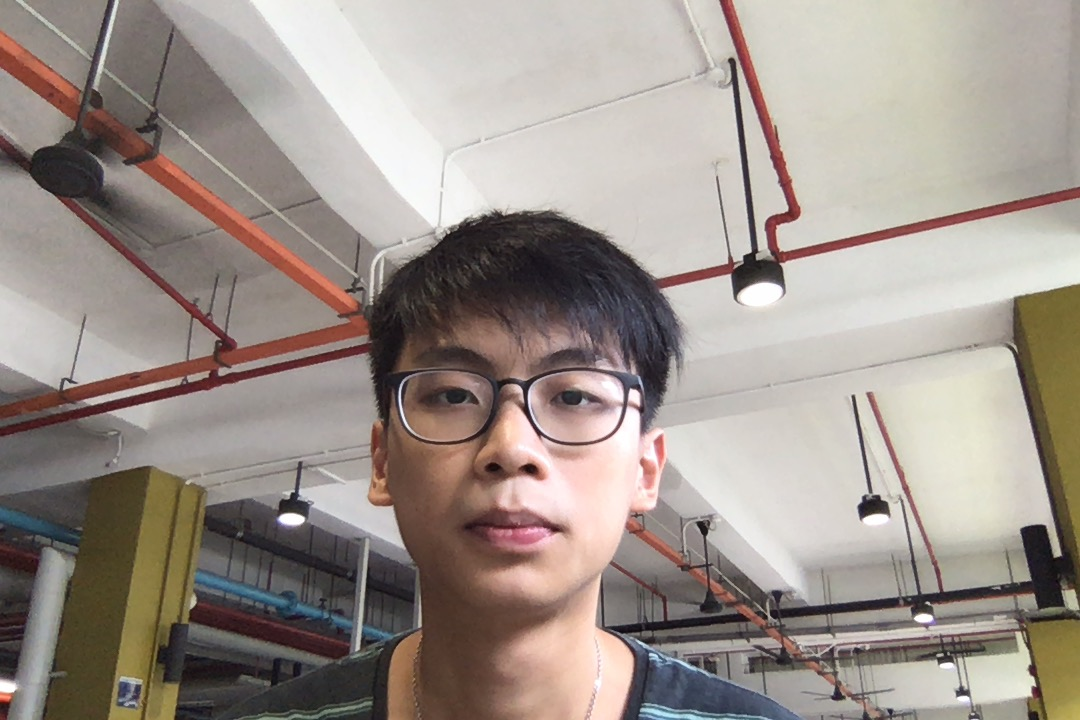
//> input picture data/Photo on 2-4-20 at 1.55 PM.jpg, 1080 x 720 px, given in place of the camera
$ ./faceDet   (built with g++ and OpenCV 4)
//> lines starting //> are read from the running program, lines starting //| are printed output that depends on the picture; after the words box and inside, x2 and y2 are one past the last pixel; in counts of white or black regions, pixels touching at a corner belong together
#include "opencv2/objdetect/objdetect.hpp"
#include "opencv2/highgui/highgui.hpp"
#include "opencv2/imgproc/imgproc.hpp"

#include <iostream>
#include <stdio.h>

using namespace std;
using namespace cv;

// Function Headers
cv::Mat detectAndDisplay(Mat frame);

// Global variables
// Copy this file from opencv/data/haarscascades to target folder
string face_cascade_name = "/home/zh/faceDetection/haarcascade_frontalface_alt.xml";
CascadeClassifier face_cascade;
string window_name = "Capture - Face detection";
int filenumber; // Number of file to be saved
string filename;

// Function main
int main(void)
{
    VideoCapture capture(0);

    if (!capture.isOpened())  // check if we succeeded
        return -1;

    // Load the cascade
    if (!face_cascade.load(face_cascade_name))
    {
        printf("--(!)Error loading\n");
        return (-1);
    };

    // Read the video stream
    Mat frame;

    for (;;)
    {
        capture >> frame;
//> frame is the input picture: 720 rows x 1080 cols, CV_8UC3; mean B, G, R 139.6, 146.8, 157.3

        // Apply the classifier to the frame
        if (!frame.empty())
        {
        	cv:: Mat face = detectAndDisplay(frame);
        	int pixel = face.at<uchar>(10,20);
        	std::cout << "Pixel coordinate: (10, 20)= " << pixel << std::endl;
        }
        else
        {
            printf(" --(!) No captured frame -- Break!");
            break;
        }

        int c = waitKey(10);

        if (27 == char(c))
        {
            break;
        }

    }
    return 0;

   }


// Function detectAndDisplay
cv::Mat detectAndDisplay(Mat frame)
{
    std::vector<Rect> faces;
    Mat frame_gray;
    Mat crop;
    Mat res;
    Mat gray;
    string text;
    stringstream sstm;

    cvtColor(frame, frame_gray, COLOR_BGR2GRAY);
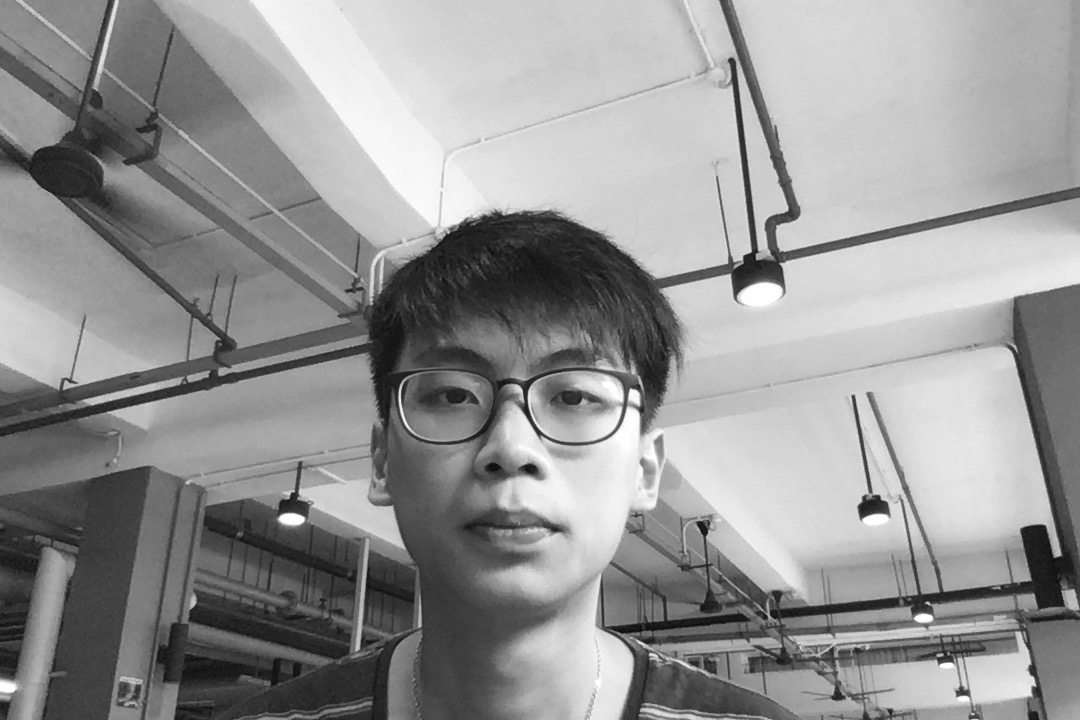
//> frame_gray: 720 rows x 1080 cols, CV_8UC1; min 8, max 255, mean 149.1
    equalizeHist(frame_gray, frame_gray);
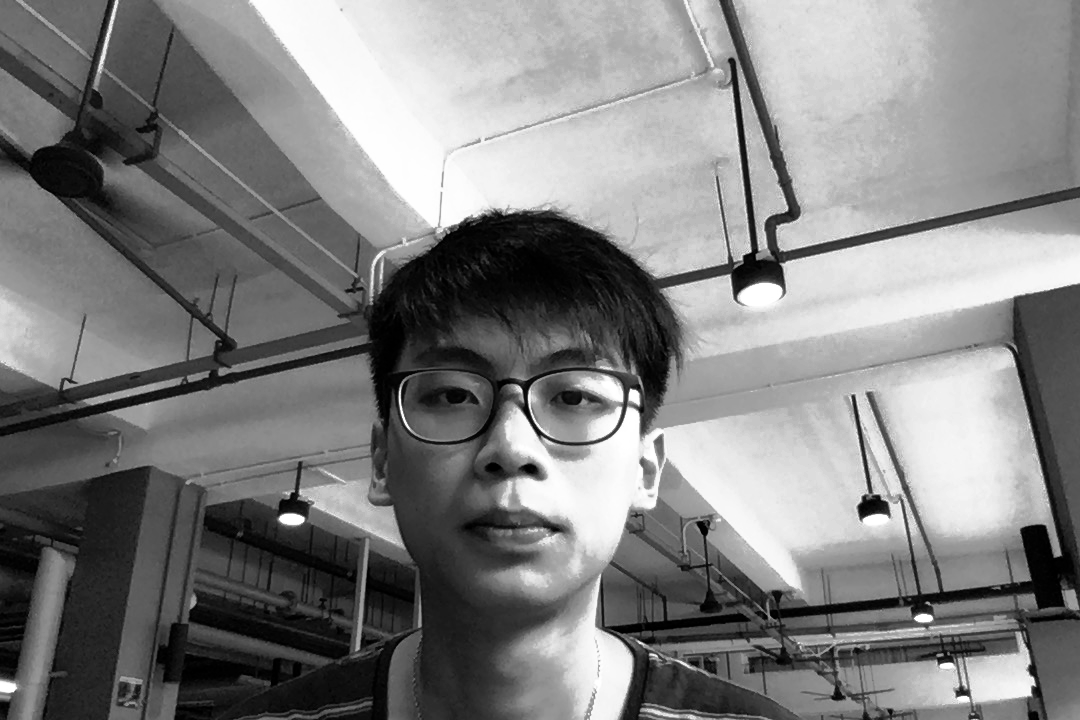
//> frame_gray: 720 rows x 1080 cols, CV_8UC1; min 0, max 255, mean 128.3

// Detect faces
    face_cascade.detectMultiScale(frame_gray, faces, 1.1, 2, 0 | CASCADE_SCALE_IMAGE, Size(30, 30));
//> faces = 1 Rect (x, y, width, height): [359, 276, 316, 316]

// Set Region of Interest
    cv::Rect roi_b;
    cv::Rect roi_c;

    size_t ic = 0; // ic is index of current element
    int ac = 0; // ac is area of current element

    size_t ib = 0; // ib is index of biggest element
    int ab = 0; // ab is area of biggest element

    for (ic = 0; ic < faces.size(); ic++) // Iterate through all current elements (detected faces)

    {
        roi_c.x = faces[ic].x;
        roi_c.y = faces[ic].y;
        roi_c.width = (faces[ic].width);
        roi_c.height = (faces[ic].height);

        ac = roi_c.width * roi_c.height; // Get the area of current element (detected face)

        roi_b.x = faces[ib].x;
        roi_b.y = faces[ib].y;
        roi_b.width = (faces[ib].width);
        roi_b.height = (faces[ib].height);

        ab = roi_b.width * roi_b.height; // Get the area of biggest element, at beginning it is same as "current" element

        if (ac > ab)
        {
            ib = ic;
            roi_b.x = faces[ib].x;
            roi_b.y = faces[ib].y;
            roi_b.width = (faces[ib].width);
            roi_b.height = (faces[ib].height);
        }
        std::cout << "Face location:" << "(" << roi_c.x << ", " << roi_c.y << ")" << std::endl;
        crop = frame(roi_b);
        resize(crop, res, Size(100, 100), 0, 0, INTER_LINEAR); // This will be needed later while saving images
        cvtColor(res, gray, CV_BGR2GRAY); // Convert cropped image to Grayscale

        // Form a filename
        filename = "";
        stringstream ssfn;
        ssfn << filenumber << ".png";
        filename = ssfn.str();

        imwrite(filename, gray);

        Point pt1(faces[ic].x, faces[ic].y); // Display detected faces on main window - live stream from camera
        Point pt2((faces[ic].x + faces[ic].height), (faces[ic].y + faces[ic].width));
        rectangle(frame, pt1, pt2, Scalar(0, 255, 0), 2, 8, 0);
    }
//> this loop made 1 pass
//> (ac, ab, pt1, pt2) on pass 1: (99856, 99856, Point(359, 276), Point(675, 592))
//| Face location:(359, 276)
//> pass 1, in detectAndDisplay, `resize(crop, res, Size(100, 100), 0, 0, INTER_LINEAR);`:
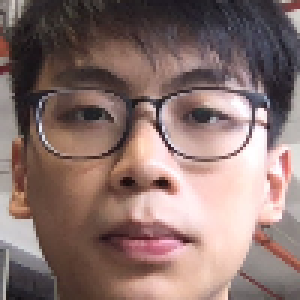
//> res: 100 rows x 100 cols, CV_8UC3 (shown 3 times larger); mean B, G, R 109.6, 113.7, 137.1
//> pass 1, in detectAndDisplay, `cvtColor(res, gray, CV_BGR2GRAY);`:
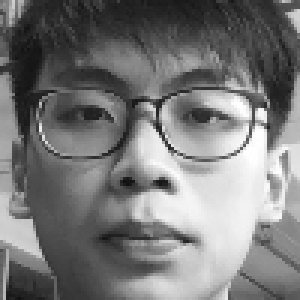
//> gray: 100 rows x 100 cols, CV_8UC1 (shown 3 times larger); min 16, max 255, mean 120.2
//> after the loop:
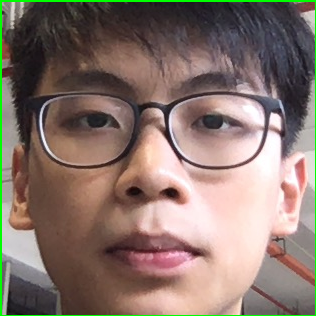
//> crop: 316 rows x 316 cols, CV_8UC3; mean B, G, R 107.7, 116.6, 135
//> after the loop:
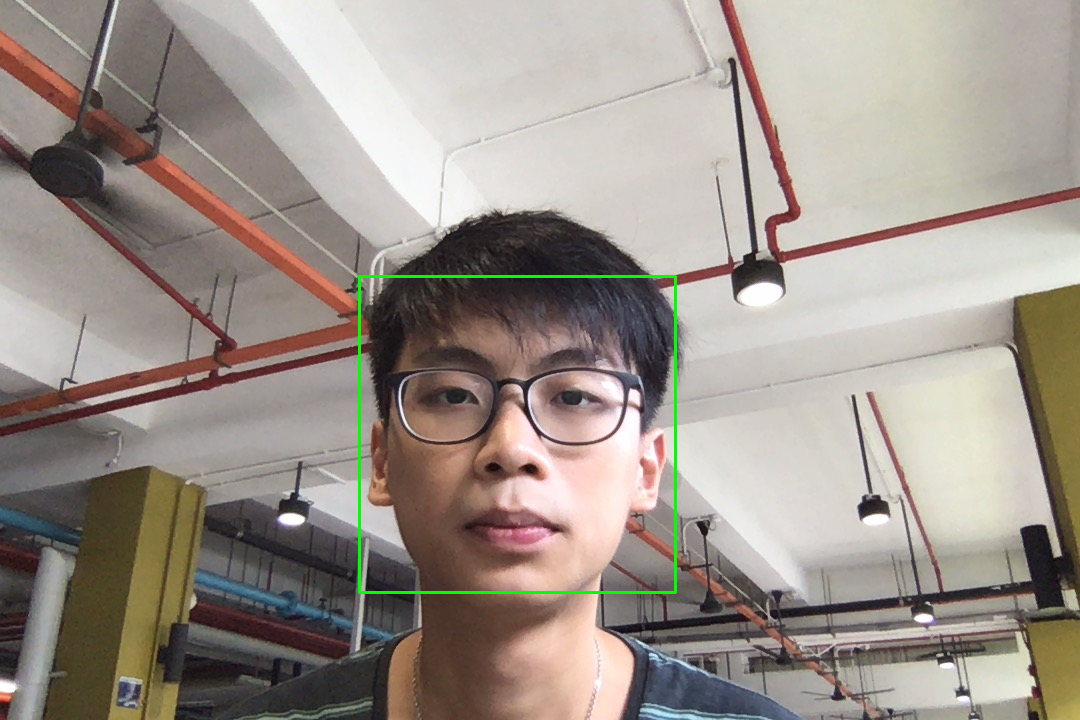
//> frame: 720 rows x 1080 cols, CV_8UC3; 0.49% of pixels changed, all inside (x1, y1, x2, y2) = (358, 275, 677, 594)

// Show image
    sstm << "Crop area size: " << roi_b.width << "x" << roi_b.height << " Filename: " << filename;
    text = sstm.str();

    putText(frame, text, cvPoint(30, 30), FONT_HERSHEY_COMPLEX_SMALL, 0.8, cvScalar(0, 0, 255), 1, CV_AA);
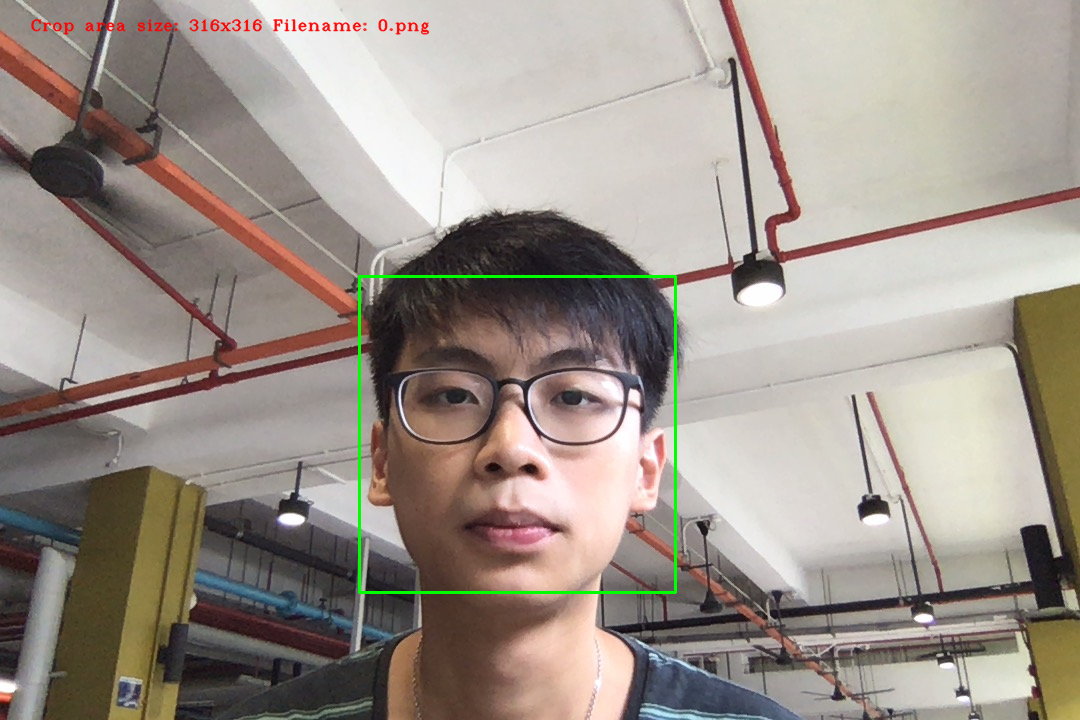
//> frame: 720 rows x 1080 cols, CV_8UC3; 0.35% of pixels changed, all inside (x1, y1, x2, y2) = (30, 18, 430, 35)
//> in main, `int pixel = face.at<uchar>(10,20);`: pixel = 46
//| Pixel coordinate: (10, 20)= 46
//> the Esc key is pressed
    imshow("original", frame);
    filename = "";
    stringstream ssfn;
    ssfn << filenumber << "_1.png";
    filename = ssfn.str();
    filenumber++;

    imwrite(filename, frame);

    if (!crop.empty())
    {
        imshow("detected", crop);
    }
    else
        destroyWindow("detected");
    return gray;
}
